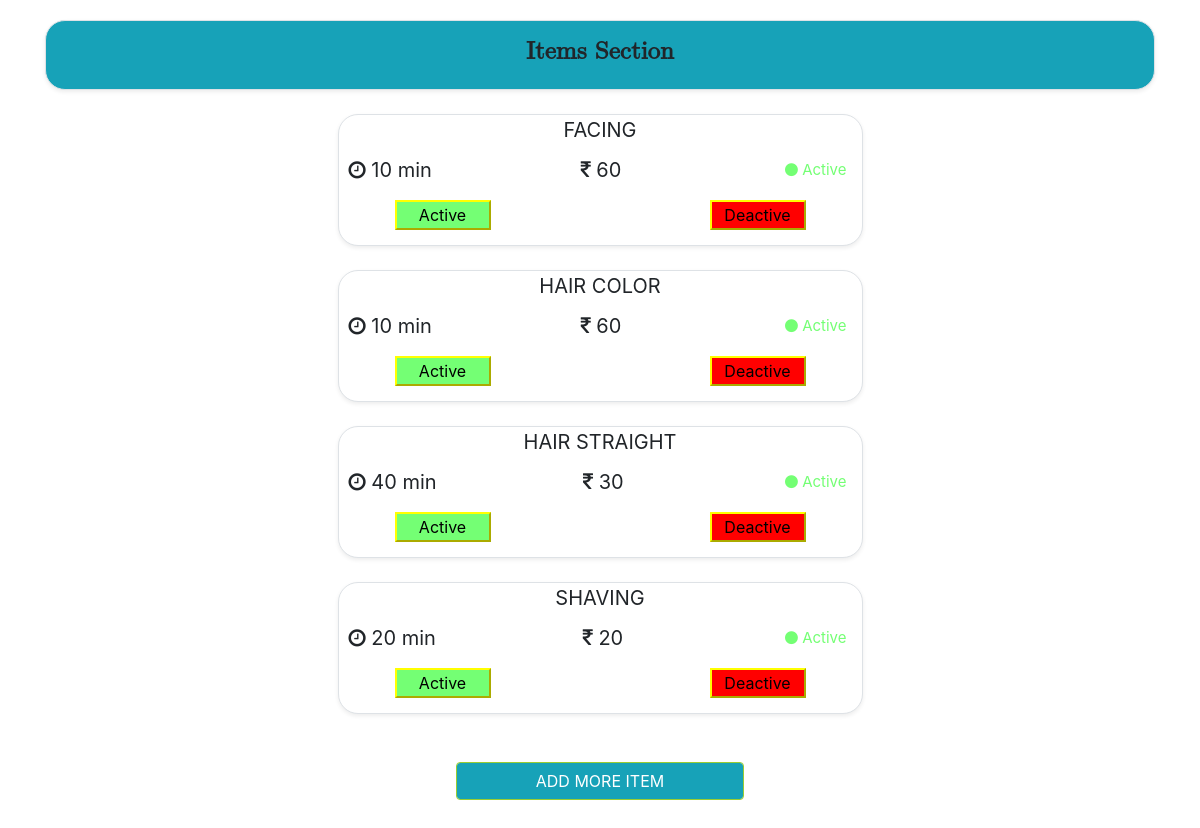
Screenshot of /Users Folder/items_in_shop (signed in) with the database file from the repository.
### tables this page shows
CREATE TABLE `items` (
  `item_id` int(255) NOT NULL,
  `shop_id` int(11) NOT NULL,
  `user_id` int(255) NOT NULL,
  `item_in_shop` varchar(200) NOT NULL,
  `offers` varchar(300) NOT NULL,
  `price` varchar(60) NOT NULL,
  `time_taken` varchar(200) NOT NULL,
  `verification` varchar(255) NOT NULL,
  `status` int(255) NOT NULL,
  `date` date NOT NULL
);

### Users Folder/items_in_shop.php (the view, shortened to what this page needs)
<?php
include '../Connection/connection.php';
if (isset($_SESSION['loggedin']) && $_SESSION['loggedin'] == true) {
?>
<!doctype html>
<html lang="en">
<head>
    <link rel="stylesheet" href="https://cdn.jsdelivr.net/npm/bootstrap@4.5.3/dist/css/bootstrap.min.css"
>
    <link rel="stylesheet" href="https://cdnjs.cloudflare.com/ajax/libs/font-awesome/4.7.0/css/font-awesome.min.css">
</head>
<body>
    <div class="container">
        <div class="shadow-sm border bg-info" style="margin-top: 20px; width:100%; height:70px; border-radius: 20px;">
            <div class="text-center" style="font-size: 25px; padding-top: 12px; font-family: math;"><b> Items
                    Section</b></div>
        </div>
        <?php
            $user_id = $_SESSION['user_id'];
            $sql = "select * from `items` where `user_id`='$user_id'";
            $result = mysqli_query($conn, $sql);
            $nums = mysqli_num_rows($result);
            if ($nums > 0) {
                while ($row = mysqli_fetch_assoc($result)) {
                    if($row['verification']=='yes'){
            ?>
        <div class="col-md-6 offset-md-3 my-4">
            <div class="d-flex justify-content-center">
                <div class="shadow-sm border  bg-white" style="width:100%;  border-radius: 20px;">
                    <div class="text-center" style="font-size: 20px;"><?php echo $row['item_in_shop']    ?></div>
                    <div class="d-flex justify-content-between">
                        <div class="" style="margin-top: 10px; margin-left: 10px; font-size: 20px;"><i
                                class="fa fa-clock-o" aria-hidden="true"></i>&nbsp;<?php echo $row['time_taken']    ?>
                            min</div>
                        <div class="" style="margin-top: 10px; ;   font-size: 20px;"><i class="fa fa-inr"
                                aria-hidden="true"></i>&nbsp;<?php echo $row['price']    ?></div>
                        <?php
                           if($row['status']==1){
                           ?>
                        <div class="" style="    margin-top: 14px;
                                                    margin-left: 15px;
                                                    margin-right: 15px;
                                                    font-size: 15px;
                                                    color: #74ff74;"><i class="fa fa-circle"
                                aria-hidden="true"></i>&nbsp;Active</div>
                        <?php
                }
                ?>
                    </div>
                    <div class="d-flex justify-content-between">
                        <a href="status.php?active_id=<?php echo $row['item_id'] ?>"><button type="submit"
                                style="width:6rem; margin-top: 15px; ; margin-left: 56px; border-color: yellow; background-color: #74ff74; margin-bottom:15px;"
                                class="btn-btn-offset">Active</button></a>
                        <a href="status.php?deactive_id=<?php echo $row['item_id'] ?>"><button type="submit"
                                style="width:6rem; margin-top: 15px; ; margin-right: 56px; border-color: yellow; background-color:red; margin-bottom:15px;"
                                class="btn-btn-offset">Deactive</button></a>
                    </div>
                </div>
            </div>
        </div>
            <?php
        }
    }
            }
            else{
                echo "No Item Avalaible";
            }
?>
            <div class="col-md-6 offset-md-3 my-4">
                <div class="d-flex justify-content-center">
                    <a href="add_new_item.php"><button type="submit" class="btn btn-info form-control my-4"
                            style="border-color: yellowgreen; width:18rem;">ADD MORE ITEM</button></a>
                </div>
            </div>
</body>
</html>
<?php } else {
    header("location:../Login/login_user.php");
}
?>

### rows the page displays
items: item_in_shop "FACING", time_taken "10", price "60", status 1 (drawn)
items: item_in_shop "HAIR COLOR", time_taken "10", price "60", status 1 (drawn)
items: item_in_shop "HAIR STRAIGHT", time_taken "40", price "30", status 1 (drawn)
items: item_in_shop "SHAVING", time_taken "20", price "20", status 1 (drawn)
